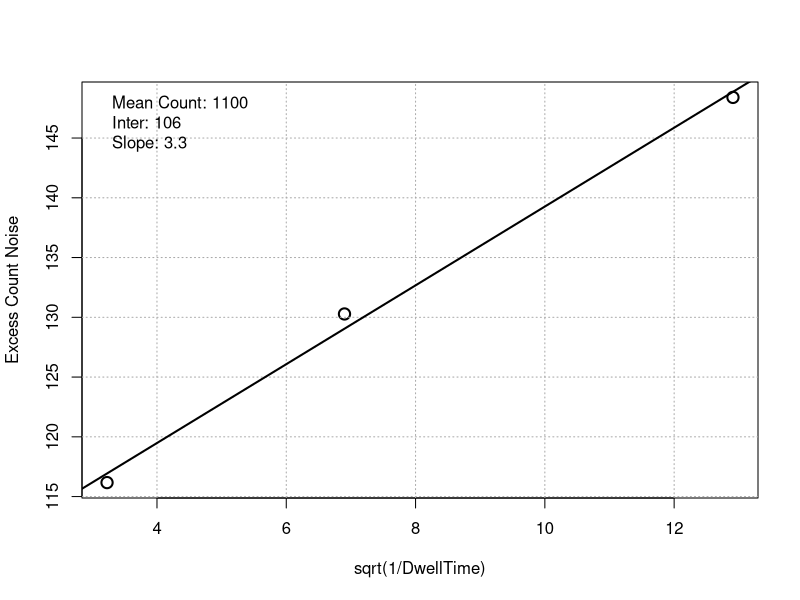
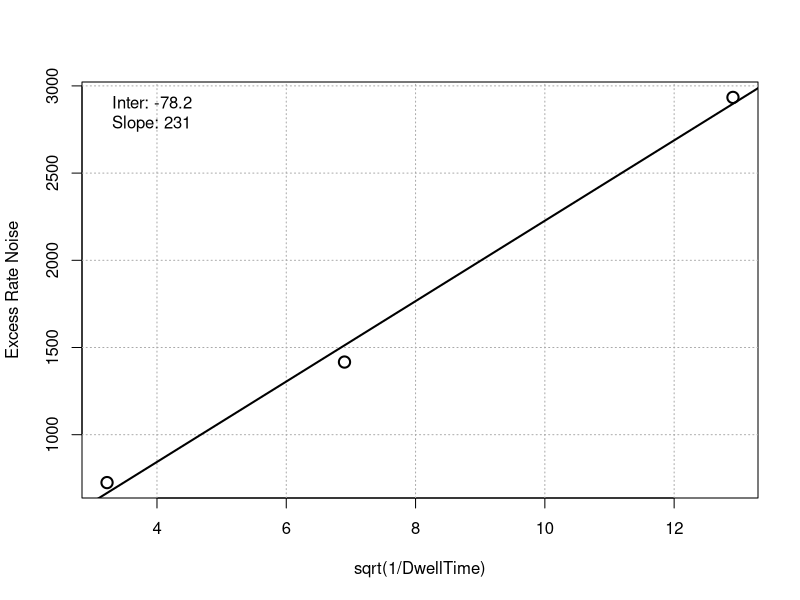

Here is the R script that generated these plots, in order:
# Naloxone Excess Noise versus Bandwidth.R
# LSQ coefficients from exploratory excess noise analysis (see script-provenance.md)
# Author: Fred Lytle
# Last edit: 9/10/2021
rm(list=ls())

# x-axis values
DT <- c(0.096,0.021,0.006)

# excess counting noise: use figure LSQ coefficients at mean = 1000 counts
meanCount <- 1100
exCount96 <- 58.2 + 0.0527*meanCount
exCount21 <- 24.9 + 0.0958*meanCount
exCount06 <- 19.7 + 0.117*meanCount
excessCountNoise <- c(exCount96,exCount21,exCount06)

plot(sqrt(1/DT),excessCountNoise,xlab='sqrt(1/DwellTime)',
     ylab='Excess Count Noise',pch=1,lwd=2,cex=1.5)
grid(col='darkgray')
fitCount <- lm(excessCountNoise ~ sqrt(1/DT))
coefsCount <- signif(summary(fitCount)$coef,3)
abline(fitCount,lwd=2)
legend('topleft',c(paste('Mean Count:',meanCount),
                   paste('Inter:',coefsCount[1,1]),
                   paste('Slope:',coefsCount[2,1])),bty='n')

cat('\nCount Excess Noise',
    '\nMean Count',meanCount,
    '\n\tCoeffs:',coefsCount[1,1],coefsCount[2,1],
    '\n\tErrors:',coefsCount[1,2],coefsCount[2,2])

# excess rate noise: use figure LSQ coefficients at mean = 10000 counts/sec
meanRate <- 1000
exRate96 <- 668 + 0.0573*meanRate
exRate21 <- 1320 + 0.0965*meanRate
exRate06 <- 2810 + 0.124*meanRate
excessRateNoise <- c(exRate96,exRate21,exRate06)

plot(sqrt(1/DT),excessRateNoise,xlab='sqrt(1/DwellTime)',
     ylab='Excess Rate Noise',pch=1,lwd=2,cex=1.5)
grid(col='darkgray')
fitRate <- lm(excessRateNoise ~ sqrt(1/DT))
coefsRate <- signif(summary(fitRate)$coef,3)
abline(fitRate,lwd=2)
legend('topleft',paste('Mean Rate:',meanRate),
       c(paste('Inter:',coefsRate[1,1]),
                   paste('Slope:',coefsRate[2,1])),bty='n')

cat('\nRate Excess Noise',
    '\nMean Rate:',meanRate,
    '\n\tCoeffs:',coefsRate[1,1],coefsRate[2,1],
    '\n\tErrors:',coefsRate[1,2],coefsRate[2,2])
